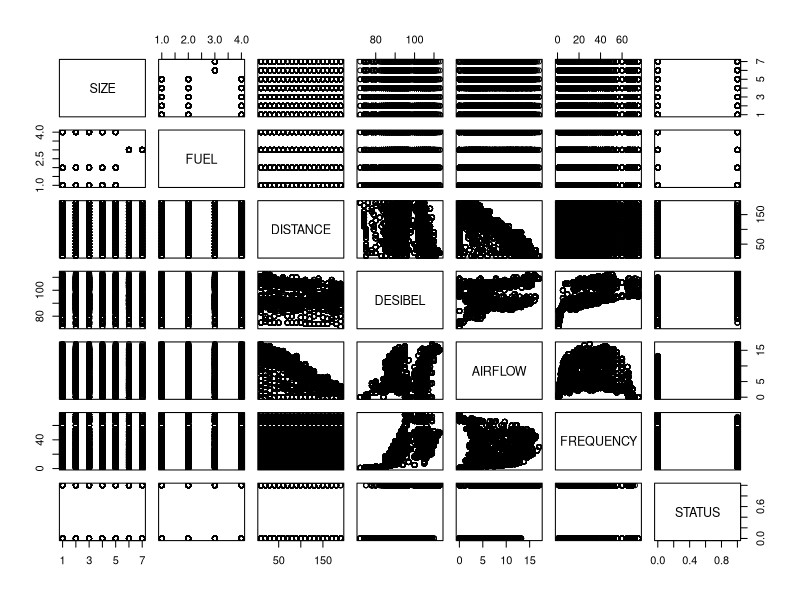
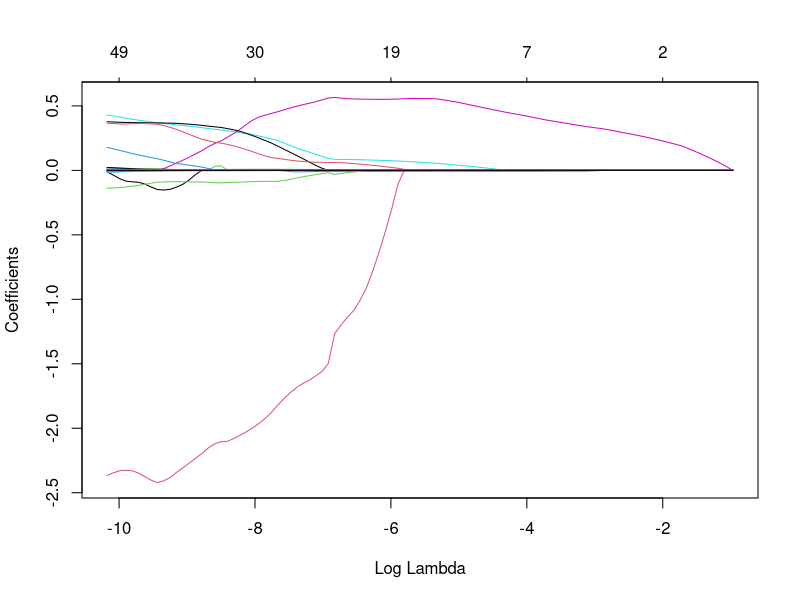
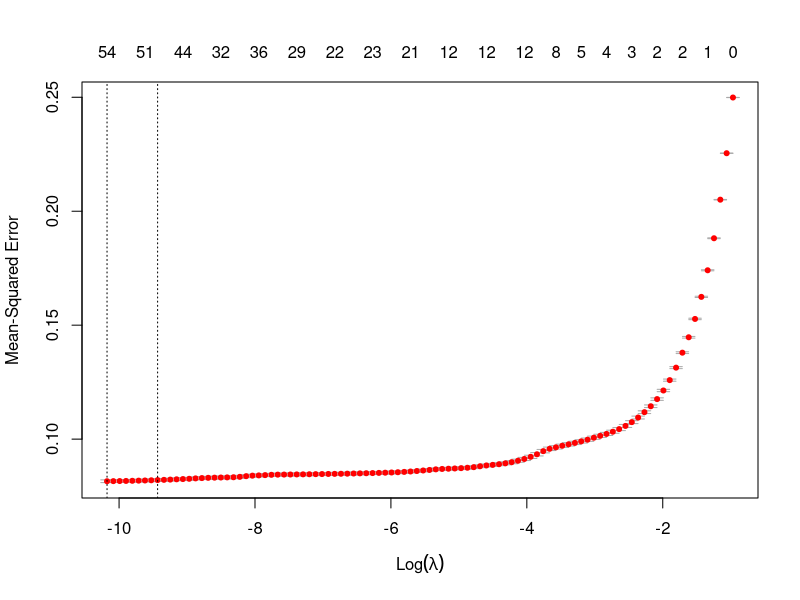
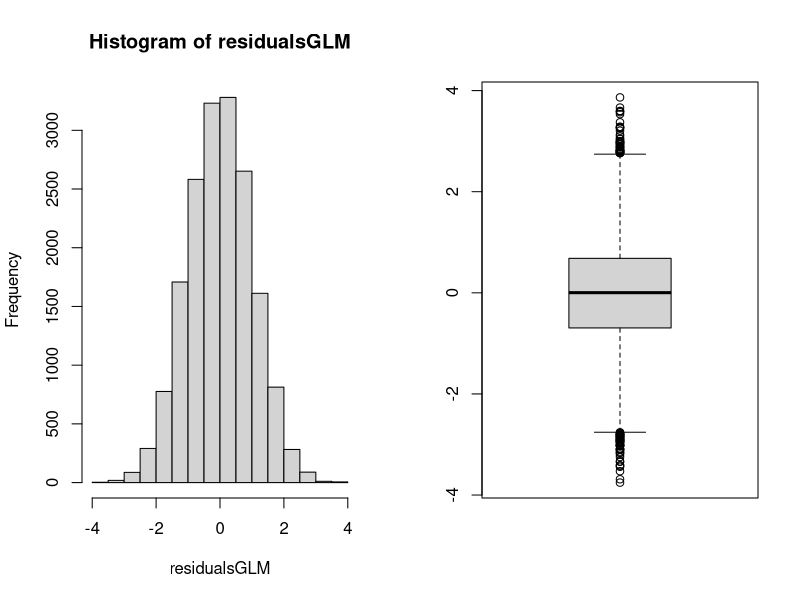

Recreate these plots in R, in order.
## ---- chunk 1
knitr::opts_chunk$set(echo = TRUE)
## ---- chunk 2
set.seed(42)
library(statmod)
library(glmnet)
suppressMessages(library(fields))
suppressMessages(library(tidyverse))
## ---- chunk 3
fire = read.csv("Acoustic_Extinguisher_Fire_Dataset.csv")
## ---- chunk 4
head(fire)
## ---- chunk 5
plot(fire)
## ---- chunk 6
fire_glm = glm(as.factor(STATUS) ~ FUEL + DISTANCE + DESIBEL + AIRFLOW + FREQUENCY, data=fire, family = binomial(link="logit"))
summary(fire_glm)
## ---- chunk 7
fire_glm = glm(as.factor(STATUS) ~ DISTANCE + DESIBEL + FREQUENCY, data=fire, family = binomial(link="logit"))
summary(fire_glm)
## ---- chunk 8
fire_glm = glm(as.factor(STATUS) ~ FUEL * DISTANCE * DESIBEL * AIRFLOW * FREQUENCY, data=fire, family = binomial(link="logit"))
summary(fire_glm)
## ---- chunk 9
x = model.matrix(as.factor(fire$STATUS) ~ fire$FUEL * fire$DISTANCE * fire$DESIBEL * fire$AIRFLOW * fire$FREQUENCY)
glmmod_fire = glmnet(x, y = as.factor(fire$STATUS), alpha=1, family="binomial")
plot(glmmod_fire, xvar="lambda")
## ---- chunk 10
cv_glmmod_fire = cv.glmnet(x, y=fire$STATUS, alpha=1)
plot(cv_glmmod_fire)
## ---- chunk 11
exp(-6) # find lambda where log(lambda) = -6
glmmod_fire
## ---- chunk 12
coef(glmmod_fire)[,55]
## ---- chunk 13
fire_glm2 = glm(as.factor(STATUS) ~ FUEL * DISTANCE + DESIBEL * AIRFLOW * FREQUENCY, data=fire, family = binomial(link="logit"))
summary(fire_glm2)
## ---- chunk 14
fire_glm3 = glm(as.factor(STATUS) ~ FUEL + DISTANCE + DESIBEL * AIRFLOW + DESIBEL * FREQUENCY, data=fire, family = binomial(link="logit"))
summary(fire_glm3)
## ---- chunk 15
par(mfrow=c(1,2))
residualsGLM<- qres.binom(fire_glm3)
hist(residualsGLM)
boxplot(residualsGLM)
